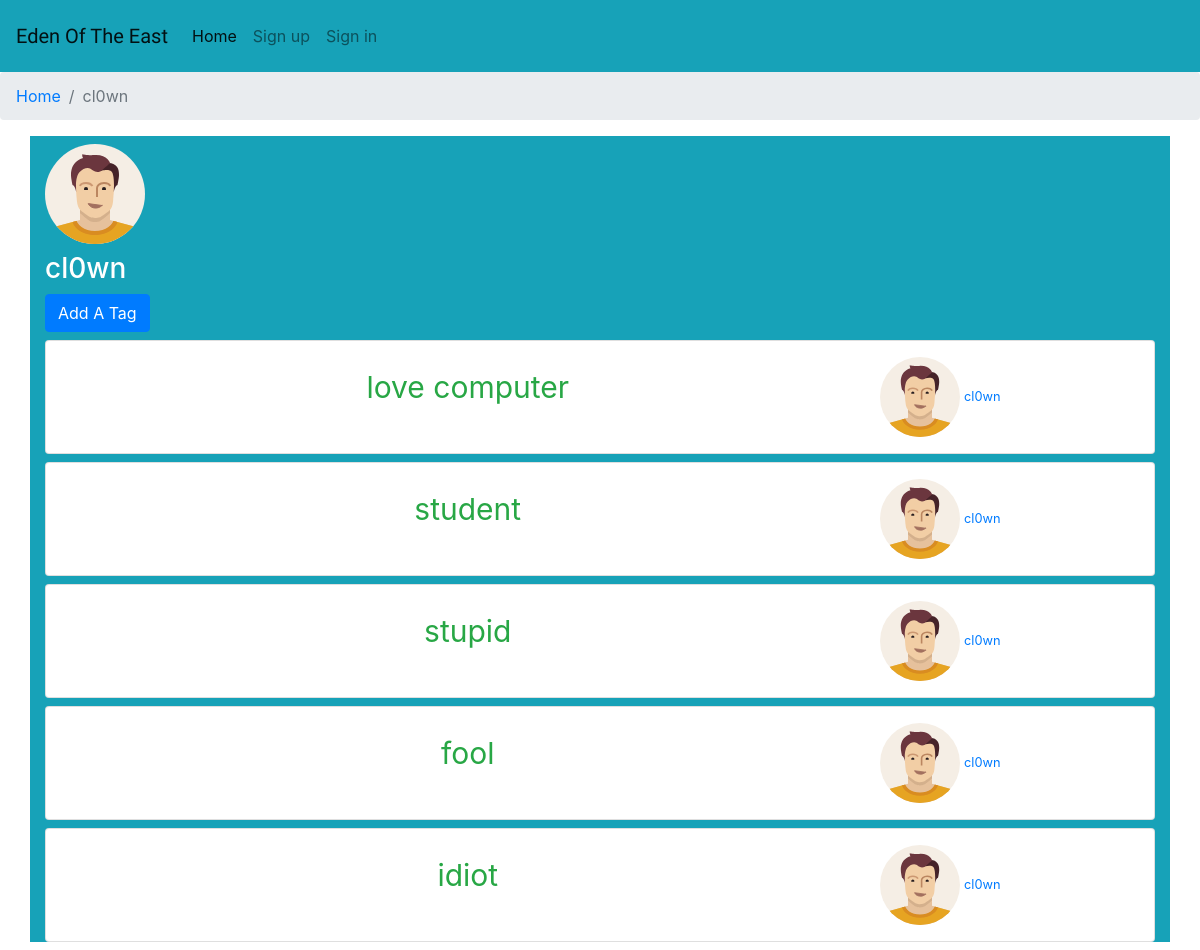
Before: /1/ with the older database file.
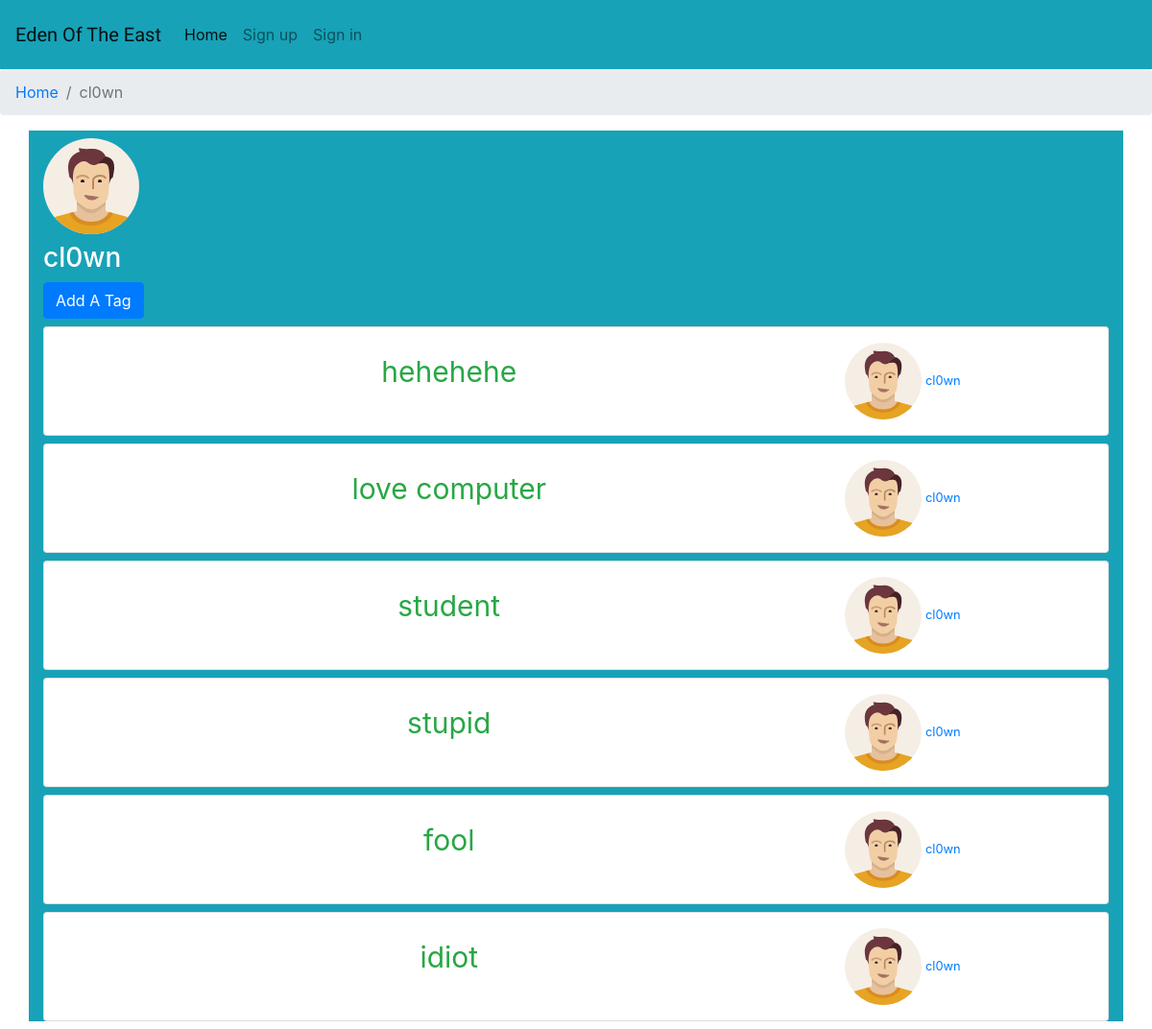
After: the same page with the newer database file.
### edensystem/models.py (models this page shows)
class Tag(models.Model):
    user = models.ForeignKey(User, on_delete=models.CASCADE, related_name='user_tags')
    description = models.CharField(max_length=100)
    created_by = models.ForeignKey(User, on_delete=models.CASCADE, related_name='created_tags')
    created_at = models.DateTimeField(auto_now_add=True)
    class Meta:
        ordering = ['-created_at']

class Profile(models.Model):
    user = models.OneToOneField(User, on_delete=models.CASCADE)
    sex = models.CharField("gender", max_length=6, choices=GENDER_CHOICES, default='male')
    thumbnail = ImageField(upload_to=get_thumbnail)
    def image_url(self):
        if not (self.thumbnail):
            if self.sex == 'male':
                return '/static/img/if_male3_403019.svg'
            else:
                return '/static/img/if_female1_403023.svg'

### edensystem/views.py (the view)
# urls.py: path('<int:user_pk>/', views.tags, name='tags'),
def tags(request, user_pk):
    user = get_object_or_404(User, pk=user_pk)
    tags = user.user_tags.all().order_by('-created_at')
    return render(request, 'tags.html', {'each': user, 'tags': tags})

### templates/tags.html (shortened to what this page needs)
{% extends "base.html" %}
{% load thumbnail %}
{% block breadcrumb %}
<li class="breadcrumb-item"><a href="{% url 'home' %}">Home</a></li>
<li class="breadcrumb-item active">{{ each.username }}</li>
{% endblock breadcrumb %}
{% block content %}
<div class="container bg-info">
    {% if each.profile.thumbnail %}
    {% thumbnail each.profile.thumbnail "100x100" crop="center" as im %}
        <img src="{{ im.url }}" alt="user" class="my-2" width="100" height="100">
    {% endthumbnail %}
    {% else %}
        <img src="{{ each.profile.image_url }}" alt="user" class="my-2" width="100" height="100">
    {% endif %}
    <h3 class="text-white">{{ each.username }}</h3>
    <a href="{% url 'add_tag' each.pk %}" class="btn btn-primary mb-2" role="button">Add A Tag</a>
    {% for tag in tags %}
        <div class="card mb-2 px-4">
        <div class="card-body p-3">
            <div class="row">
                <div class="col-9">
                    <p class="text-success text-center mt-2" style="font-size: 30px;">{{ tag.description }}</p>
                </div>
                <div class="col-3">
                    {% if tag.user.profile.thumbnail %}
                    {% thumbnail tag.created_by.profile.thumbnail "80x80" crop="center" as im %}
                        <a href="{% url 'tags' tag.created_by.pk %}"><img src="{{ im.url }}" alt="posted_by" width="{{ im.width }}" height="{{ im.height }}"></a>
                    {% endthumbnail %}
                    {% else %}
                        <a href="{% url 'tags' tag.created_by.pk %}"><img src="{{ tag.created_by.profile.image_url }}" alt="posted_by" width="80" height="80"></a>
                    {% endif %}
                    <small class="text-center mx-auto"><a class="text-center" href="{% url 'tags' tag.created_by.pk %}">{{ tag.created_by.username }}</a></small>
                </div>
            </div>
        </div>
    </div>
{% endfor %}
</div>
{% endblock content %}

Changed rows visible on the page:
added Tag: description "hehehehe", created_by.profile.image_url (picture), created_by.username "cl0wn"
